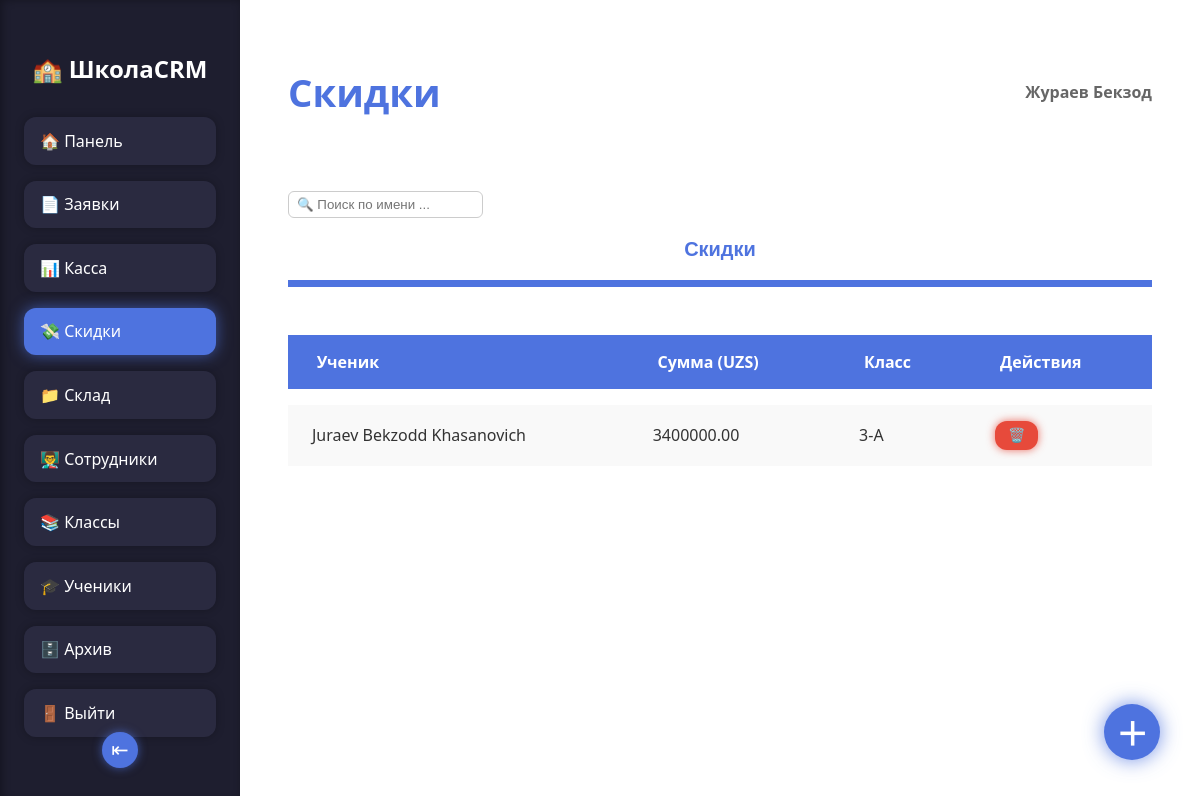
The app's page /discount/ (signed in) with its own data.
### application/models.py (models this page shows, shortened)
class Profile(models.Model):
    POSITION_CHOICES = [
        ("admin", "Админ"),
        ("HR", "Отдел кадров"),
        ("supplier","Завхоз"),
        ("zavuch", "Завуч"),
    ]
    username = models.OneToOneField(User, on_delete=models.CASCADE, related_name='profile')
    name = models.CharField(max_length=200, null=True, blank=True, default=None)
    lastname = models.CharField(max_length=200, null=True, blank=True, default=None)
    middle_name = models.CharField(max_length=200, null=True, blank=True, default=None)
    position = models.CharField(max_length=20, choices=POSITION_CHOICES, blank=True, null=True)
    approve=models.BooleanField(default=False)

class Student(models.Model):
    name = models.CharField(max_length=200, null=True, blank=True, default=None)
    lastname = models.CharField(max_length=200, null=True, blank=True, default=None)
    middle_name = models.CharField(max_length=200, null=True, blank=True, default=None)
    phone = PhoneNumberField(blank=True, null=True)
    date_birth = models.DateField(null=True, blank=True, default=None)
    photo = models.ImageField(blank=True, null=True, upload_to='staff/')
    adres = models.CharField(max_length=200)
    passport = models.CharField(max_length=50)
    created_at = models.DateField(auto_now_add=True)
    prikaz=models.IntegerField(default=None)
    prikaz_date=models.DateField(blank=True,null=True)
    school_class = models.ForeignKey(SchoolClass, on_delete=models.SET_NULL, null=True, blank=True)
    Gender_CHOICES = [
        ("male", "Муж"),
        ("female", "Жен"),
    ]
    position_gender = models.CharField(max_length=20, choices=Gender_CHOICES, blank=True, null=True)
    prikaz_archive = models.IntegerField(default=None,blank=True,null=True)
    prikaz_date_archive = models.DateField(blank=True, null=True)
    archive=models.BooleanField(default=False)
    document = models.FileField(blank=True, null=True, upload_to='student/')
    discount = models.DecimalField(max_digits=10, decimal_places=2, blank=True,null=True)

class SchoolClass(models.Model):
    name = models.CharField(max_length=20, unique=True)  # e.g., "1-A", "2-B"

### application/views.py (the view, shortened to what this page needs)
# urls.py: path('discount/',views.Discount_view.as_view(),name='discount'),
class Discount_view(LoginRequiredMixin,TemplateView):
   login_url = reverse_lazy('login')
   template_name = 'discount.html'
   def get_context_data(self, *, object_list=None, **kwargs):
      context = super().get_context_data(**kwargs)
      context['students'] = Student.objects.values('id', 'name', 'lastname', 'middle_name', 'school_class__name')
      context['discount'] = Student.objects.filter(discount__isnull=False).select_related('school_class')
      return context

### application/templates/discount.html (shortened to what this page needs)
{% load humanize %}
<!DOCTYPE html>
<html lang="ru">
<head>
</head>
<body>
<aside class="sidebar" id="sidebar" aria-label="Навигация по сайту">
  <h2>🏫 ШколаCRM</h2>
  <nav class="menu" aria-label="Главное меню">
  <a href="{% url 'dashboard' %}" class="menu-link" > 🏠 Панель</a>
       {% if request.user.profile.position == 'admin' %}
      <a href="{% url 'approve' %}" class="menu-link">📄 Заявки</a>
      {% endif %}
      <a href="{% url 'kassa' %}" class="menu-link  ">📊 Касса</a>
        <a href="{% url 'discount' %}" class="menu-link active ">💸 Скидки</a>
         <a href="{% url 'warehouse' %}" class="menu-link">📁 Склад</a>
      <a href="{% url 'staff' %}" class="menu-link ">👨‍🏫 Сотрудники</a>
      <a href="{% url 'class' %}" class="menu-link ">📚 Классы</a>
      <a href="{% url 'student' %}" class="menu-link">🎓 Ученики</a>
      <a href="{% url 'archive' %}" class="menu-link">🗄️ Архив</a>
     <a href="{% url 'logout' %}" class="menu-link">🚪 Выйти</a>
  </nav>
  <button class="sidebar-toggle" aria-label="Свернуть меню" id="sidebarToggle">⇤</button>
</aside>
<div class="main-wrapper" role="main">
  <header class="top-bar">
    <h1>Скидки</h1>
    <div class="user-info" aria-label="Пользователь: Иван Иванов">
      {{request.user.profile.lastname}} {{request.user.profile.name}}
    </div>
  </header>
   <div class="filters">
   <input type="text" id="searchInput" placeholder="🔍 Поиск по имени ..." />
  </div>
  <nav class="tabs" role="tablist" aria-label="Переключение между разделами">
    <button role="tab" aria-selected="true" aria-controls="payments-tab" id="tabPayments" class="active">Скидки</button>
  </nav>
  <section id="payments-tab" class="tab-content active" role="tabpanel" aria-labelledby="tabPayments" tabindex="0">
    <table aria-label="Учёт оплат" id="paymentsTable">
      <thead>
        <tr>
          <th scope="col">Ученик</th>
          <th scope="col">Сумма (UZS)</th>
          <th scope="col">Класс</th>
          <th scope="col">Действия</th>
        </tr>
      </thead>
      <tbody>
        {% for item in discount %}
       <tr
  data-id="{{item.pk}}"
  data-student="{{item.lastname}} {{item.name}} {{item.middle_name}}"
  data-studentid="{{item.id}}"
  data-studentclass="{{item.school_class.name}}"
  data-sum="{{ item.discount|floatformat:0 }}"
>
  <td data-label="Ученик">{{item.lastname}} {{item.name}} {{item.middle_name}}</td>
  <td data-label="Сумма">{{item.discount}}</td>
  <td data-label="Статус">{{item.school_class.name}}</td>
  <td>
    <button class="btn delete" data-id="{{item.pk}}">🗑️</button>
  </td>
</tr>
        {% endfor %}
      </tbody>
    </table>
    <button class="btn-add-floating" aria-label="Добавить оплату" id="addPaymentBtn">＋</button>
  </section>
</div>
</body>
</html>

### application/templates/discount.html (style rules this page uses)
*, *::before, *::after { box-sizing: border-box; }
body { margin: 0; padding: 0; font-family: 'Segoe UI', Tahoma, Geneva, Verdana, sans-serif; background: #f4f6fa; color: #222; display: flex; min-height: 100vh; }
.sidebar { background-color: #1e1e2f; width: 240px; padding: 2rem 1.5rem; display: flex; flex-direction: column; flex-shrink: 0; box-shadow: inset 2px 0 8px #00000055; transition: width 0.3s ease; user-select: none; position: relative; }
.sidebar h2 { font-size: 24px; margin-bottom: 2rem; text-align: center; color: white; user-select: text; }
.menu { display: flex; flex-direction: column; gap: 1rem; }
.menu-link { display: flex; align-items: center; gap: 10px; background-color: #2a2a40; padding: 0.8rem 1rem; border-radius: 12px; color: white; text-decoration: none; font-weight: 500; font-size: 1rem; cursor: pointer; box-shadow: 0 0 8px #00000044; transition: background-color 0.3s ease, color 0.3s ease; user-select: none; }
.menu-link.active { background-color: #4e73df; color: white; box-shadow: 0 0 15px #4e73dfaa; }
.sidebar-toggle { position: absolute; bottom: 2rem; left: 50%; transform: translateX(-50%); background: #4e73df; border: none; border-radius: 50%; width: 36px; height: 36px; cursor: pointer; font-size: 1.3rem; color: white; box-shadow: 0 0 10px #4e73dfaa; transition: background-color 0.3s ease; user-select: none; }
.main-wrapper { flex-grow: 1; display: flex; flex-direction: column; background: #fff; padding: 2.5rem 3rem; color: #222; position: relative; }
header.top-bar { display: flex; justify-content: space-between; align-items: center; margin-bottom: 3rem; }
header.top-bar h1 { font-size: 2.4rem; font-weight: 700; color: #4e73df; }
.user-info { font-weight: 600; font-size: 1rem; color: #666; user-select: none; }
.tabs { display: flex; border-bottom: 3px solid #4e73df; margin-bottom: 2rem; }
.tabs button { flex: 1; background: none; border: none; padding: 1.2rem 0; font-size: 1.25rem; font-weight: 600; color: #666; cursor: pointer; border-bottom: 4px solid transparent; transition: color 0.3s ease, border-color 0.3s ease; user-select: none; }
.tabs button.active, .tabs button:hover:not(:disabled) { color: #4e73df; border-bottom-color: #4e73df; }
.tab-content { display: none; animation: fadeIn 0.35s ease forwards; }
.tab-content.active { display: block; }
table { width: 100%; border-collapse: separate; border-spacing: 0 16px; font-size: 1rem; font-weight: 500; border-radius: 12px; overflow: hidden; }
thead tr th { background: #4e73df; color: white; padding: 1rem 1.8rem; font-weight: 700; text-align: left; user-select: none; }
tbody tr { background: #f9f9f9; border-radius: 12px; transition: background-color 0.2s ease; }
tbody tr td { padding: 1rem 1.5rem; vertical-align: middle; color: #333; }
.btn { padding: 0.4rem 0.8rem; font-size: 14px; font-weight: 600; border: none; border-radius: 12px; cursor: pointer; user-select: none; transition: background-color 0.3s ease, box-shadow 0.3s ease; }
.btn.delete { background-color: #e74a3b; color: white; box-shadow: 0 0 8px #e74a3bcc; }
.btn-add-floating { position: fixed; bottom: 40px; right: 40px; background-color: #4e73df; border: none; color: white; width: 56px; height: 56px; border-radius: 50%; font-size: 32px; font-weight: 700; box-shadow: 0 0 20px #4e73dfcc; cursor: pointer; user-select: none; transition: background-color 0.3s ease; display: flex; align-items: center; justify-content: center; }
.filters { display: flex; gap: 10px; align-items: center; }
.filters input[type="text"], .filters input[type="date"] { padding: 5px 8px; border: 1px solid #ccc; border-radius: 6px; }

### records on screen
Student: lastname "Juraev", name "Bekzodd", middle_name "Khasanovich", discount "3400000.00", school_class.name "3-А"

### other values on screen
{{ request.user.profile.lastname }} "Жураев"
{{ request.user.profile.name }} "Бекзод"
